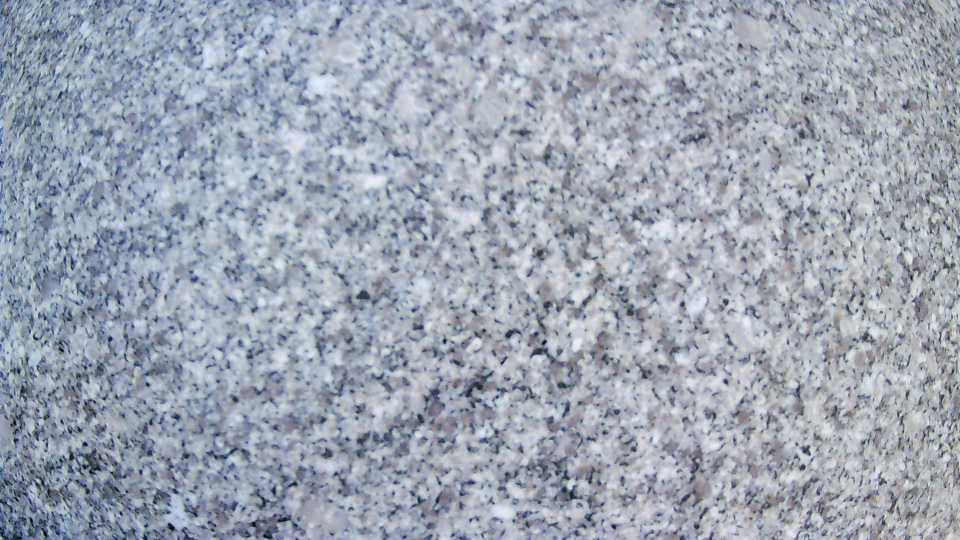
#> input picture assignment_1/GreyBackground/calib_img 0.png, 1920 x 1080 px (shown at 1/2 size); its folder holds only this picture in this run
$ python aux_script_4.py
#> lines starting #> are read from the running program, lines starting #| are printed output that depends on the picture; after the words box and inside, x2 and y2 are one past the last pixel; in counts of white or black regions, pixels touching at a corner belong together
# Import dependencies
import numpy as np
import cv2
import glob

# Disclaimer: this code was partly inspired by the following sources
# A set of scripts that I wrote and made publicly available in 2020 on GitHub https://github.com/nhpf/opencv-classes
# The official OpenCV documentation https://docs.opencv.org/4.x/dc/dbb/tutorial_py_calibration.html

# Calibration criteria. We perform 30 iterations with 0.001 subpixel precision
criteria = (cv2.TERM_CRITERIA_EPS + cv2.TERM_CRITERIA_MAX_ITER, 30, 0.001)


def undistort_and_get_roi(mtx, dist, fname):
#> called with mtx = array of shape (3, 3), dist = array of shape (1, 5), fname = './GreyBackground/calib_img 0.png'
    img = cv2.imread(fname)
#> img is the input picture: shape (1080, 1920, 3); mean B, G, R 178.9, 165.9, 158.4

    h, w = img.shape[:2]
#> h = 1080; w = 1920
    newcameramtx, roi = cv2.getOptimalNewCameraMatrix(mtx, dist, (w, h), 1, (w, h))
#> roi = (121, 185, 1665, 774)

    # mapx, mapy are the correction factors that will be applied in each image to eliminate distortion
    mapx, mapy = cv2.initUndistortRectifyMap(mtx, dist, None, newcameramtx, (w, h), 5)
    # Returns the undistorted frame
    corr = cv2.remap(img, mapx, mapy, cv2.INTER_LINEAR)
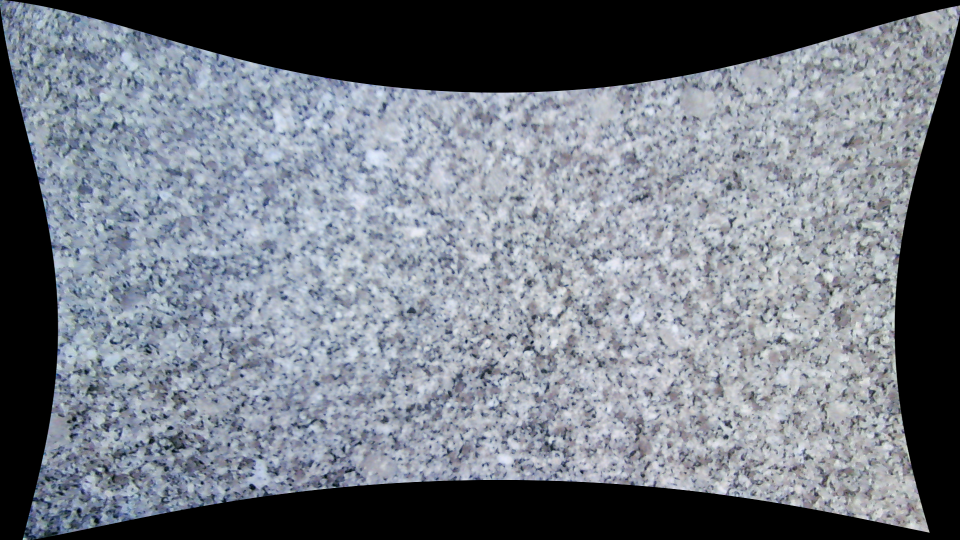
#> corr: shape (1080, 1920, 3) (shown at 1/2 size); mean B, G, R 130.7, 121, 115

    # Step I - Get region of interest
    x, y, w, h = roi
#> x = 121; y = 185; w = 1665; h = 774
    corr = corr[y : y + h, x : x + w]
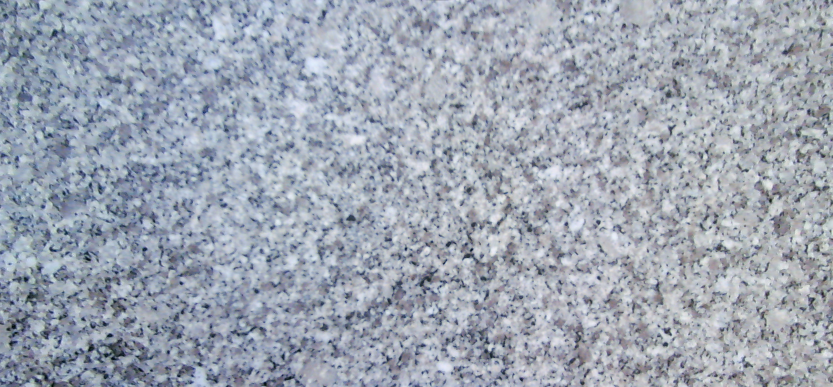
#> corr: shape (774, 1665, 3) (shown at 1/2 size); mean B, G, R 178.5, 165.6, 157.8
    # corr = corr[0 : 0 + 760, 250 : 250 + 1120]  # Manually obtained in GIMP

    return corr


def get_color_masks(M, K, fname):
    # Get corrected image limited to its region of interest
#> called with M = array of shape (3, 3), K = array of shape (1, 5), fname = './GreyBackground/calib_img 0.png'
    img = undistort_and_get_roi(M, K, fname)

    without_sp = cv2.medianBlur(img, ksize=21)
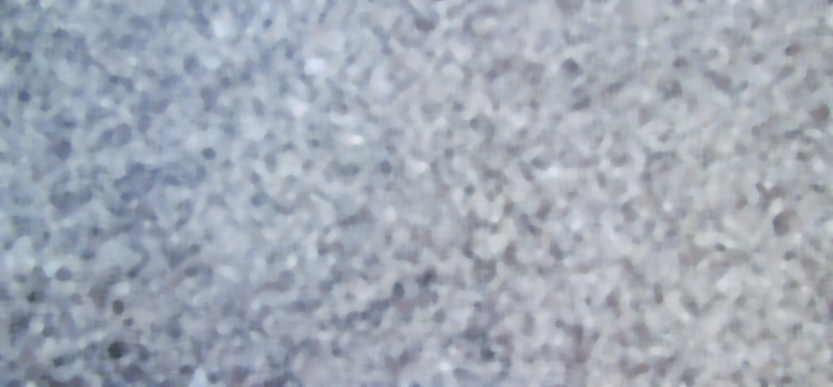
#> without_sp: shape (774, 1665, 3) (shown at 1/2 size); mean B, G, R 181.5, 169.4, 161.7
    without_sp = cv2.GaussianBlur(without_sp, ksize=(5, 5), sigmaX=10, sigmaY=10)

    color_ranges = {
        "brown": ([0, 50, 20], [25, 100, 140]),
        "yellow": ([15, 80, 80], [60, 255, 255]),
        "green": ([61, 100, 100], [90, 255, 255]),
        "blue": ([91, 180, 180], [150, 255, 255]),
        "red": ([151, 100, 100], [180, 255, 255]),
    }

    color_masks = {}

    hsv_img = cv2.cvtColor(without_sp, cv2.COLOR_BGR2HSV)
#> hsv_img: shape (774, 1665, 3); mean H, S, V 108.6, 28.4, 181.5

    for color_name in color_ranges.keys():
        filtered_img = cv2.inRange(
            hsv_img,
            np.array(color_ranges[color_name][0], np.uint8),
            np.array(color_ranges[color_name][1], np.uint8),
        )

        color_masks[color_name] = filtered_img
#> after the loop, color_masks = 5 items

        # [20 lines of commented-out code are left out]

    return color_masks


def get_number_of_peanuts_gray(M, K, fname):
    img = undistort_and_get_roi(M, K, fname=fname)

    color_masks = get_color_masks(M, K, fname=fname)
#> color_masks = 5 items

    num_peanuts = 0
    peanut_color_classes = {}

    for color_name in color_masks.keys():
        binary_img = color_masks[color_name]
        # sure background area
        # sure_bg = binary_img.copy()

        # # Finding sure foreground area
        # dist_transform = cv2.distanceTransform(binary_img, cv2.DIST_L2, 3)
        # ret, sure_fg = cv2.threshold(dist_transform, 0.6 * dist_transform.max(), 255, 0)
        #
        # # Finding unknown region
        # sure_fg = np.uint8(sure_fg)
        # unknown = cv2.subtract(sure_bg, sure_fg)

        # # Marker labelling
        # ret, markers = cv2.connectedComponents(sure_fg)
        # # Add one to all labels so that sure background is not 0, but 1
        # markers = markers + 1
        # # Now, mark the region of unknown with zero
        # markers[unknown == 255] = 0

        # markers = cv2.watershed(original_img, markers)
        # original_img[markers == -1] = [255, 0, 0]

        # Find contours of that mask
        peanut_contours = cv2.findContours(
            binary_img, cv2.RETR_EXTERNAL, cv2.CHAIN_APPROX_SIMPLE
        )
        peanut_contours = (
            peanut_contours[0] if len(peanut_contours) == 2 else peanut_contours[1]
        )

        correct_contours = []
        # For each contour
        for cnt in peanut_contours:
            cnt = cv2.convexHull(cnt, returnPoints=True)

            # If it has a reasonable size for a peanut
            if cv2.contourArea(cnt) > 400:
                peanut_area = cv2.contourArea(cnt)
                # Calculate its area
                num_peanuts += 1
                correct_contours.append(cnt)

                # Add one to corresponding color in dictionary
                if color_name in peanut_color_classes:
                    peanut_color_classes[color_name]["num_peanuts"] += 1
                    peanut_color_classes[color_name]["areas"].append(peanut_area)
                else:
                    peanut_color_classes[color_name] = {}
                    peanut_color_classes[color_name]["num_peanuts"] = 1
                    peanut_color_classes[color_name]["areas"] = [peanut_area]

        # Draw yellow contours in the original image
        for i in range(len(correct_contours)):
            cv2.drawContours(img, correct_contours, i, (0, 255, 255), 1)
#> this loop made 5 passes
#> color_name on passes 1 to 5: 'brown', 'yellow', 'green', 'blue', 'red'
#> after the loop, num_peanuts = 0; peanut_color_classes = 0 items

    if num_peanuts > 0:
        return img, peanut_color_classes

    return img, peanut_color_classes


if __name__ == "__main__":
    # K, D = calibrate(is_extrinsic=False, square_size_mm=22, width=7, height=4)
    K = np.asarray([[1321.65, 0.0, 988.3], [0.0, 1324.446, 642.259], [0.0, 0.0, 1.0]])
    D = np.asarray([[-0.344, 0.09, 0.0, 0.0, -0.003]])

    """
    # 1. Define a ROI (region of interest) for the image;
    2. Calculate the number of M&M per color for all images provided;
    3. Determine the average area for peanuts in pixels, considering the image "calib_img 3";
        1. Show all peanuts that were detected.
        2. Discuss the limitations of the peanut detection method used (in 2 sentences).
    4. Determine the average area (and standard deviation) for peanuts in millimeters and grouped by color, considering images "calib_img_2" and "calib_img 3".
        1. Show the result in a table color vs area and standard deviation.
        2. Discuss the limitation of the method implemented (in 2 sentences).
    5. Provide some recommendations that the M&M factory should take into consideration to improve the performance of the quality assurance process based on image processing (e.g., imaging setup, calibration process and photometric effects), in 4 sentences.
    """

    img_paths = glob.glob("./GreyBackground/calib_img*.png")
    for img_idx, img_path in enumerate(img_paths):
        marked_img, classes = get_number_of_peanuts_gray(K, D, fname=img_path)
#> classes = 0 items
        cv2.imshow(img_path, marked_img)

        print(img_path, classes)
#| ./GreyBackground/calib_img 0.png {}

    cv2.waitKey(50000)

$ run again, on assignment_1/GreyBackground/calib_img 1.png
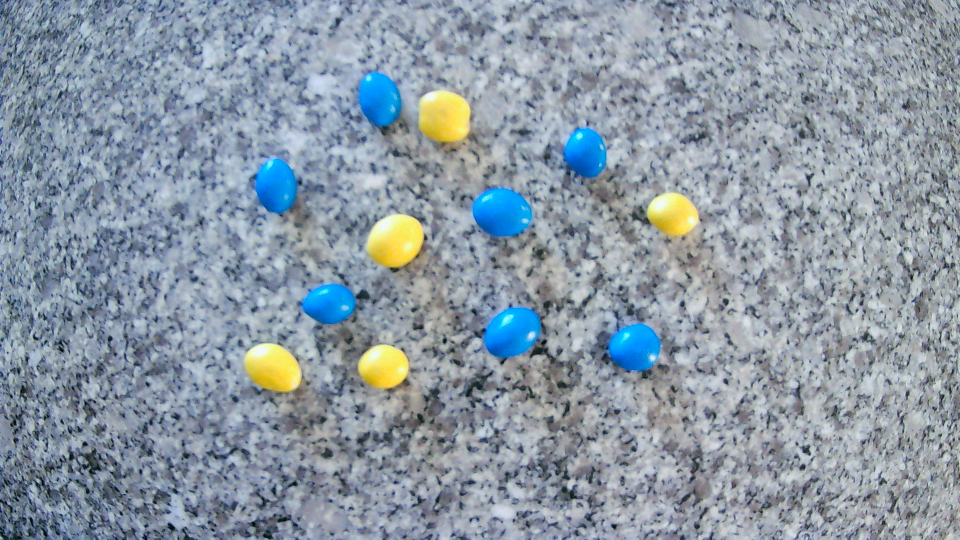
#> input picture assignment_1/GreyBackground/calib_img 1.png, 1920 x 1080 px (shown at 1/2 size)
#> in undistort_and_get_roi, img is the input picture: shape (1080, 1920, 3); mean B, G, R 164.5, 152.5, 139.5
#> in get_color_masks, `without_sp = cv2.medianBlur(img, ksize=21)`:
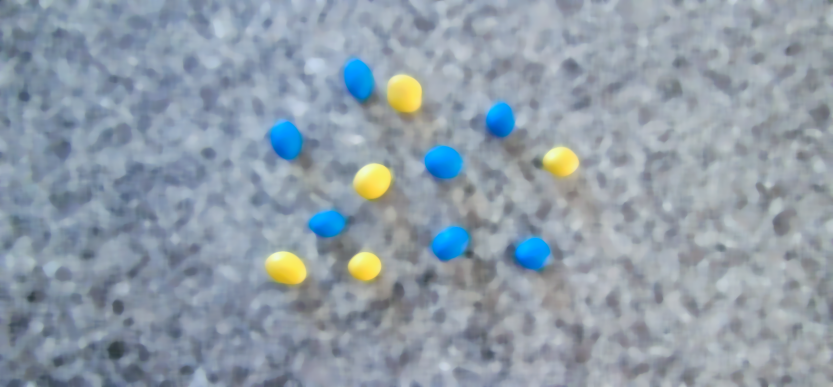
#> without_sp: shape (774, 1665, 3) (shown at 1/2 size); mean B, G, R 168.1, 156.2, 143.4
#> hsv_img: shape (774, 1665, 3); mean H, S, V 102.8, 41.9, 170.3
#> the loop in get_color_masks, `for color_name in color_ranges.keys():` made 5 passes
#> pass 2, in get_color_masks, `filtered_img = cv2.inRange( hsv_img, np.array(color_ranges[color_name]..`:
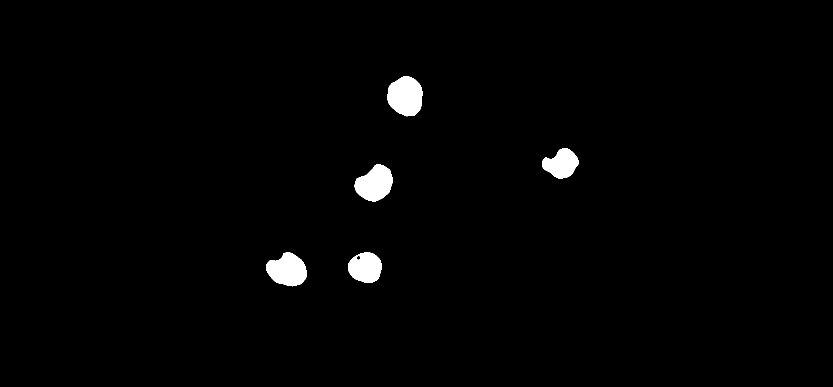
#> filtered_img: shape (774, 1665) (shown at 1/2 size); 1.4% white; 5 white regions, box (x1, y1, x2, y2) and area: (775, 152, 845, 233) 4382, (532, 505, 614, 573) 3924, (709, 329, 785, 403) 3919, (696, 505, 764, 566) 3174, (1084, 296, 1157, 357) 2918
#> after the loop in get_color_masks, `for color_name in color_ranges.keys():`: color_masks = 5 items
#> the loop in get_number_of_peanuts_gray, `for color_name in color_masks.keys():` made 5 passes
#> color_name on passes 1, 2, 4: 'brown', 'yellow', 'blue'
#> after the loop in get_number_of_peanuts_gray, `for color_name in color_masks.keys():`: cnt = contour of 30 points, box (x1, y1, x2, y2) (687, 118, 747, 197), area 3484; num_peanuts = 12; peanut_color_classes = 2 items
#| ./GreyBackground/calib_img 1.png {'yellow': {'num_peanuts': 5, 'areas': [3174.0, 4017.0, 4002.5, 3064.5, 4342.0]}, 'blue': {'num_peanuts': 7, 'areas': [3211.5, 3624.5, 2863.5, 3716.5, 3677.0, 2633.5, 3483.5]}}
